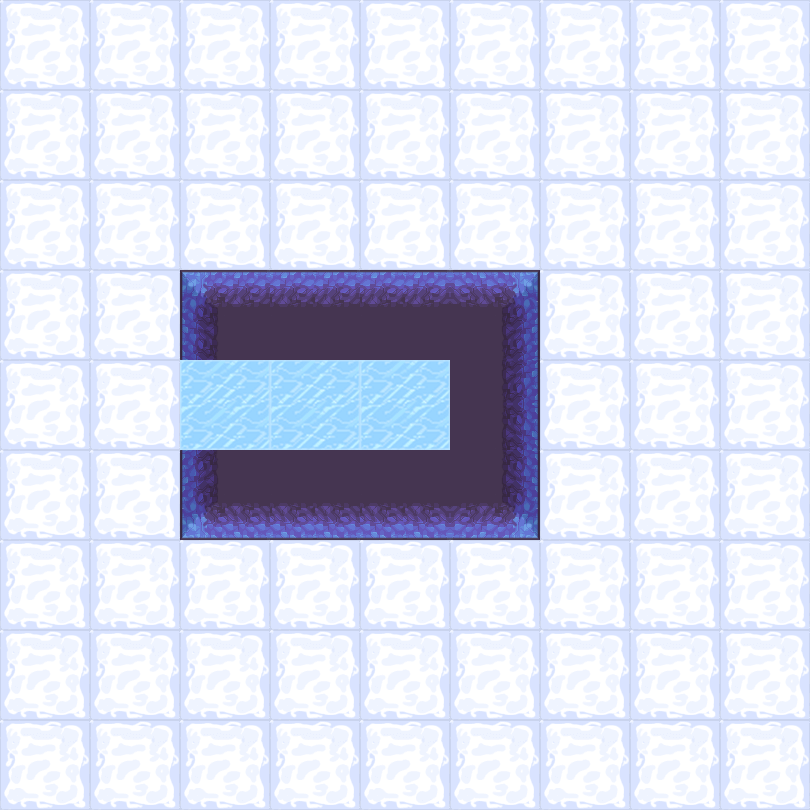

This game map was drawn from its Tiled (.tmx) file and the tilesets committed beside it. A one-line description and the trimmed map source follow:
An orthogonal 9x9 tile map with 90x90 px tiles, 2 tile layers (地形, 障碍) and 13 objects (10x spring, bed, map, door).

<map version="1.5" tiledversion="1.7.2" orientation="orthogonal" renderorder="right-down" width="9" height="9" tilewidth="90" tileheight="90" infinite="0" nextlayerid="4" nextobjectid="21">
 <tileset firstgid="1" name="1" tilewidth="90" tileheight="90" tilecount="100" columns="10">
  <image source="2.png" trans="ff00ff" width="900" height="900" />
 </tileset>
 <layer id="1" name="地形" width="9" height="9">
  <data>[81 cells, 81 non-empty, 2 distinct tile ids]</data>
 </layer>
 <layer id="2" name="障碍" width="9" height="9">
  <data>[81 cells, 9 non-empty, 7 distinct tile ids]</data>
 </layer>
 <objectgroup id="3" name="对象">
  <object id="3" name="bed" x="360" y="360" width="90" height="90" />
  <object id="4" name="map" x="270" y="360" width="90" height="90">
   <properties>
    <property name="weapon" type="int" value="1" />
   </properties>
  </object>
  <object id="5" name="door" x="180" y="360" width="90" height="90">
   <properties>
    <property name="LorR" type="int" value="1" />
    <property name="motion" type="int" value="3" />
    <property name="rotate" type="int" value="90" />
   </properties>
  </object>
  <object id="6" name="spring" x="540" y="360" width="90" height="90">
   <properties>
    <property name="direction" value="3" />
   </properties>
  </object>
  <object id="7" name="spring" x="540" y="540" width="90" height="90">
   <properties>
    <property name="direction" value="4" />
   </properties>
  </object>
  <object id="8" name="spring" x="360" y="540" width="90" height="90">
   <properties>
    <property name="direction" value="4" />
   </properties>
  </object>
  <object id="9" name="spring" x="180" y="540" width="90" height="90">
   <properties>
    <property name="direction" value="4" />
   </properties>
  </object>
  <object id="10" name="spring" x="0" y="360" width="90" height="90">
   <properties>
    <property name="direction" value="1" />
   </properties>
  </object>
  <object id="12" name="spring" x="540" y="180" width="90" height="90">
   <properties>
    <property name="direction" value="3" />
   </properties>
  </object>
  <object id="14" name="spring" x="360" y="180" width="90" height="90">
   <properties>
    <property name="direction" value="2" />
   </properties>
  </object>
  <object id="15" name="spring" x="180" y="180" width="90" height="90">
   <properties>
    <property name="direction" value="2" />
   </properties>
  </object>
  <object id="19" name="spring" x="0" y="180" width="90" height="90">
   <properties>
    <property name="direction" value="2" />
   </properties>
  </object>
  <object id="20" name="spring" x="0" y="540" width="90" height="90">
   <properties>
    <property name="direction" value="1" />
   </properties>
  </object>
 </objectgroup>
</map>
